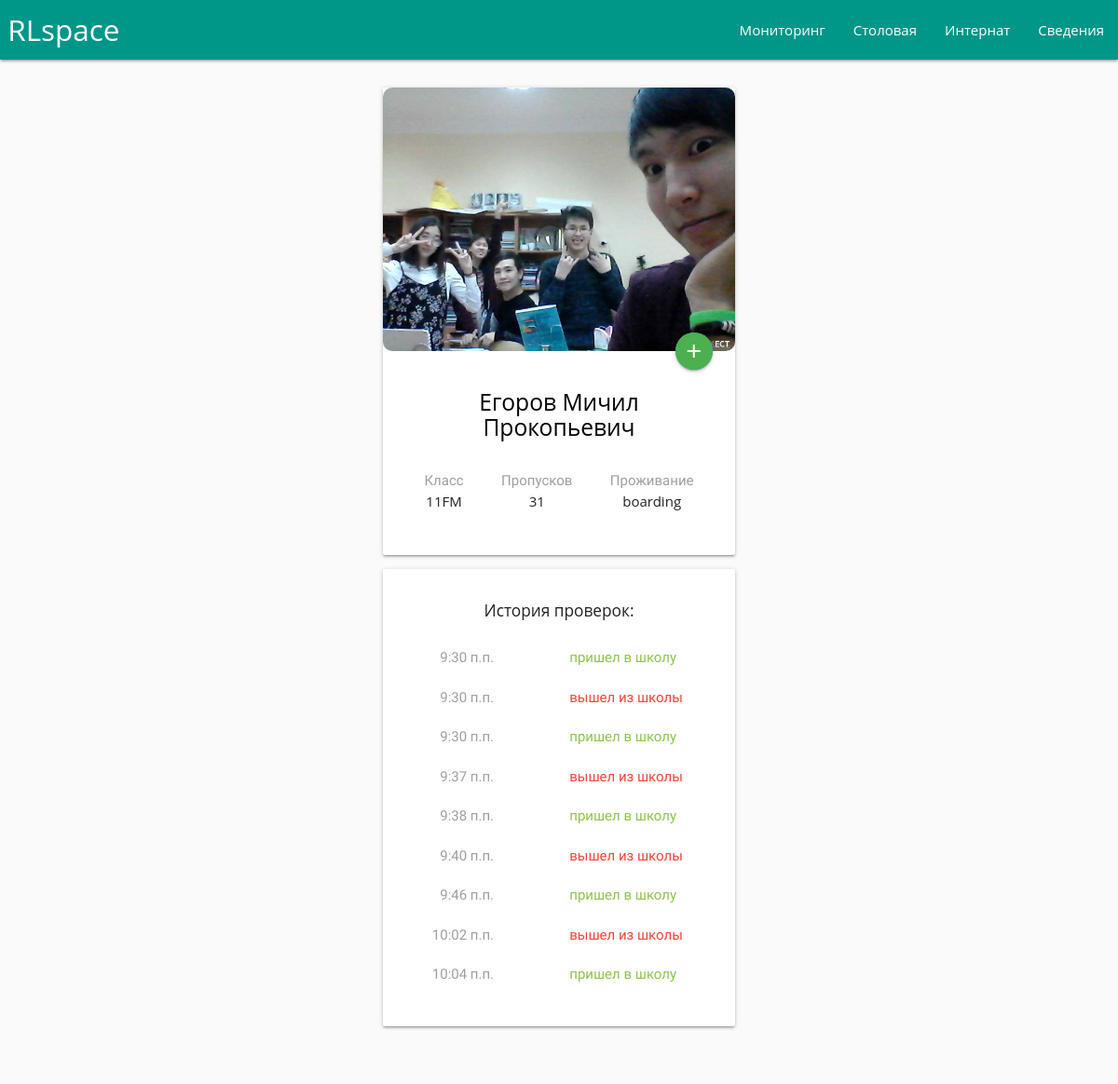
Before: /profile/1/ with the older database file.
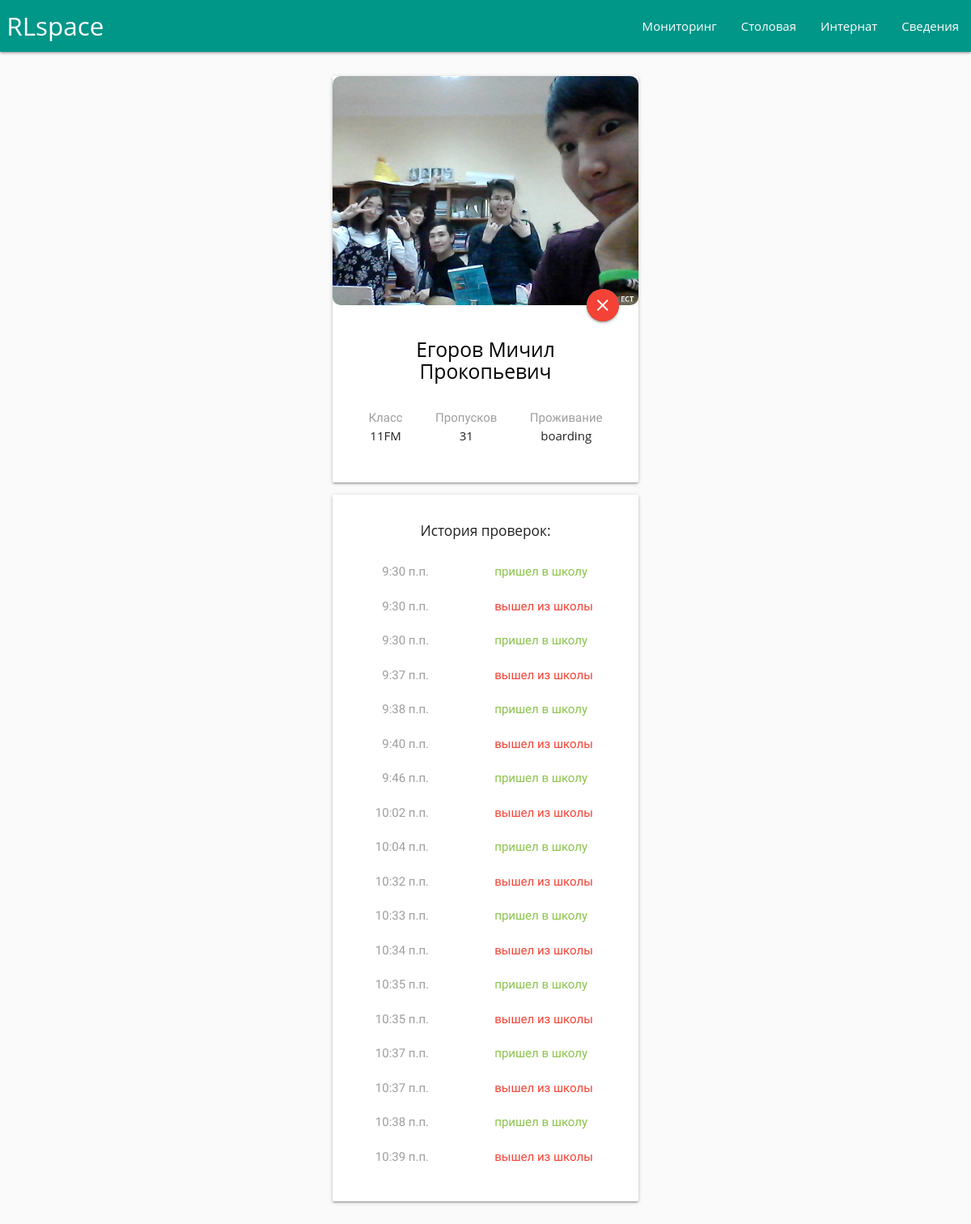
After: the same page with the newer database file.
### main/models.py (models this page shows, shortened)
class Event(models.Model):
	profile = models.ForeignKey('Pupil', on_delete = models.CASCADE, null = True, blank =True)
	text    = models.CharField(max_length = 50)
	color   = models.CharField(max_length = 20, choices = COLOR, blank = True)
	time    = models.TimeField('event time')

### main/views.py (the view, shortened to what this page needs)
# urls.py: url(r'^profile/(?P<views_profile_id>[0-9]+)/$', views.profile,     name = 'profile'),
def profile(request, views_profile_id):
	context = {}
	context["is_admin"] = False
	if request.user.is_authenticated():
		context["is_admin"] = True
	profile = Pupil.objects.get(id = views_profile_id)
	events  = Event.objects.filter(profile = profile)
	context["events"]  = events
	context["profile"] = profile
	request = render(request, "main/profile.html", context)
	return request

### main/templates/main/profile.html (shortened to what this page needs)
{% include 'main/header.html' %}
<div class = "row center">
    <div class="row">
        <div class="col s8 m4 offset-m4 offset-s2">
            <div class="card">
                <div class="card-image">
                    <img src="/media/{{profile.photo}}" style="border-radius: 10px">
                    <a class="btn-floating btn-medium halfway-fab waves-effect waves-light">
                        {% if profile.status == "present" %}
                            <i class="material-icons green">add</i>
                        {% else %}
                            <i class="material-icons red">close</i>
                        {% endif %}
                    </a>
                </div>
                <div class="card-content">
                    {% if profile.id == 138 %}
                            <h5 class="center purple-text">{{ profile.name }}</h5>
                        {% else %}
                            <h5 class="center black-text">{{ profile.name }}</h5>
                        {% endif %}
                    <br>
                    <div style="display: flex; justify-content: space-around;" class = "center">
                        <p> <font class="grey-text">Класс</font><br>
                            {{profile.grade}}
                        </p>
                        <p> <font class="grey-text">Пропусков</font><br>
                            {{profile.non_attendance}}
                        </p>
                        <p> <font class="grey-text">Проживание</font><br>
                            {{profile.location}}
                        </p>
                    </div>
                    <br>
                </div>
            </div>
            <div class="card">
                <div class="card-content">
                    <h6>История проверок:</h6>
                    <br>
                    {%for event in events %}
                        <div class = "row">
                            <div class = "col s4">
                                <p><font class="right grey-text">{{event.time}}</font> </p>
                            </div>
                            <div class = "col s6 offset-s2">
                                <p><font class="left" color = "{{event.color}}">{{event.text}}</font></p>
                            </div>
                        </div>
                    {%endfor%}
                </div>
            </div>
        </div>
    </div>
</div>
{% include 'main/footer.html' %}

Changed rows visible on the page:
changed Pupil "Егоров Мичил Прокопьевич": status "present" → "leave" (drawn)
added Event: time "10:32 п.п.", text "вышел из школы", color "#f44336" (drawn)
added Event: time "10:33 п.п.", text "пришел в школу", color "#8bc34a" (drawn)
added Event: time "10:34 п.п.", text "вышел из школы", color "#f44336" (drawn)
added Event: time "10:35 п.п.", text "пришел в школу", color "#8bc34a" (drawn)
added Event: time "10:35 п.п.", text "вышел из школы", color "#f44336" (drawn)
added Event: time "10:37 п.п.", text "пришел в школу", color "#8bc34a" (drawn)
added Event: time "10:37 п.п.", text "вышел из школы", color "#f44336" (drawn)
added Event: time "10:38 п.п.", text "пришел в школу", color "#8bc34a" (drawn)
added Event: time "10:39 п.п.", text "вышел из школы", color "#f44336" (drawn)
